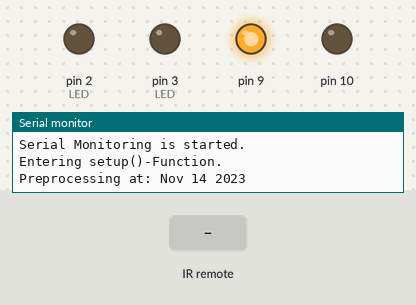
A sketch run on a simulated Arduino Nano, built with avr-gcc and run on an emulated ATmega328P. On the bench: output pins drawn as LEDs (lit = HIGH), the last lines printed to the serial monitor. The inputs (shaded band) are chosen by the test bench.

Above: at 1.2 s.
1.3 s: infrared code 0x00F7C03F received
At 1.9 s:
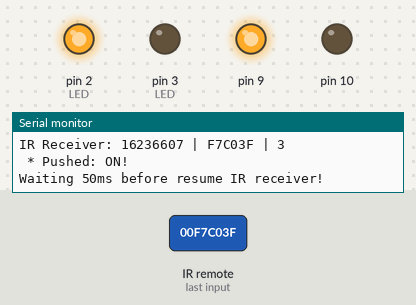
2.8 s: infrared code 0x00F740BF received
At 4.2 s:
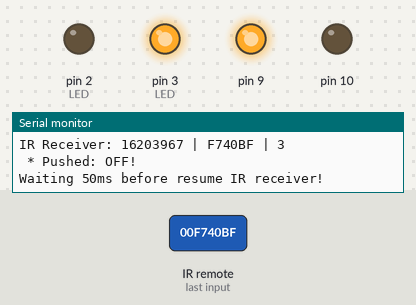
Timing chart, 0 to 5.8 s (numbered marks = the images above; inputs shaded):
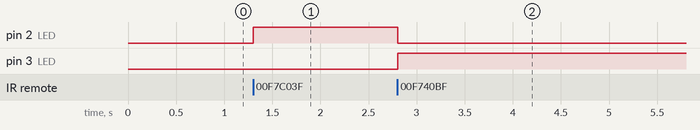

Measured:
- after the input at 1.3 s, pin 2 (LED): LOW → HIGH at once
- after the input at 2.8 s, pin 2 (LED): HIGH → LOW at once; pin 3 (LED): LOW → HIGH at once

The sketch:

IRrecvApplication.ino
```cpp
/*
 * IR-Fernbedienung Universal Empfänger mit 38kHz
 *
 * Required:
 * http://z3t0.github.io/Arduino-IRremote/
 * https://github.com/z3t0/Arduino-IRremote
 *
 * Tested on: Arduino Nano Clone ATmega 328P v3
 *
 * Universal IR Infrarot Remote Receiver:
 *   Modell: CHQ1838
 *   Betriebsspannung: 2.7-5.5V
 *   Empfangsbereich: 15-18M
 *   Führen Pin Pitch: 2.53mm
 *   Leistung: 180 mW
 *
 */

#include <IRremote.h>

/*
 *  Default is Arduino pin D11.
 *  You can change this to another available Arduino Pin.
 *  Your IR receiver should be connected to the pin defined here
 */
#define PIN_IR_RECEIVER  11

#define KEY_ON 0x00F7C03F         // Kenwood IR Remote Control Key 1
#define KEY_OFF 0x00F740BF        // Kenwood IR Remote Control Key 1

#define null 0x0

int merke = -1;

// ===================================================================
// Component Class: IRReceiver
// ===================================================================

class IRReceiver {
private:
  char* name = "IR-Receiver Application";
  char* version = "16.6.002";
  IRrecv* irrecv = null;
  unsigned long ir_code = 0;
  unsigned long ir_type = 0;
  decode_results ir_receive;
public:

  void setup(int pin) {
    Serial.begin(9600);
    Serial.print("Application: ");
    Serial.println(name);
    Serial.print("Version: ");
    Serial.println(version);
    Serial.println("Serial Monitoring is started.");
    Serial.println("Entering setup()-Function.");
    Serial.print("Preprocessing at: ");
    Serial.println(__DATE__);

    irrecv = new IRrecv(pin);

    // IR Receiver initialisieren
    this->irrecv->enableIRIn(); // Start the receiver
  }

  void loop() {
    if (this->irrecv->decode(&ir_receive)) {
      Serial.print("IR Receiver: ");
      ir_code = ir_receive.value;
      ir_type = ir_receive.decode_type;
      Serial.print(ir_receive.value);
      Serial.print(" | ");
      Serial.print(ir_receive.value, HEX);
      Serial.print(" | ");
      Serial.println(ir_type);
      // dump(&results);
      this->receive(ir_code);
      Serial.println("Waiting 50ms before resume IR receiver!");
      delay(50);
      this->irrecv->resume(); // Receive the next value
    }
   }

  unsigned long getRecCode() {
    return this->ir_code;
  }

   virtual void receive(unsigned long code) {
      switch (code) {
      default:
        Serial.println(" * Virtual method receive(...) is not implemented, yet [WARNING]");
        break;
      }
   }

}; // END-of-class

class IRKennwood : public IRReceiver {
public:
   virtual void receive(unsigned long code) {
      switch (code) {
      case KEY_ON:
        Serial.println(" * Pushed: ON!");
        digitalWrite(2, HIGH);
        digitalWrite(3, LOW);
        merke = HIGH;
        break;
      case KEY_OFF:
        Serial.println(" * Pushed: OFF!");
        digitalWrite(2, LOW);
        digitalWrite(3, HIGH);
        if ( merke == LOW ) {
          digitalWrite(3, LOW);
        }
        merke = LOW;
        break;
      default:
        Serial.println(" * Received unknown signal from your remote control [WARNING]");
        break;
      }
   }
};

// ===================================================================
// Arduino Main Functions
// ===================================================================

IRKennwood ir;

/**
 * Initialisierung
 */
void setup()
{
  pinMode(2, OUTPUT);     // LED
  pinMode(3, OUTPUT);     // LED
  pinMode(9, OUTPUT);
  pinMode(10, OUTPUT);
  digitalWrite(2, LOW);
  digitalWrite(3, LOW);
  digitalWrite(9, HIGH);
  digitalWrite(10, LOW);

  // PIN 11 ist der SIGNAL-PIN
  ir.setup(PIN_IR_RECEIVER);
}

// ===================================================================
// LOOP
// ===================================================================

/**
 * Hauptprogramm
 */
void loop() {
  ir.loop();
  delay(1);
}
```
